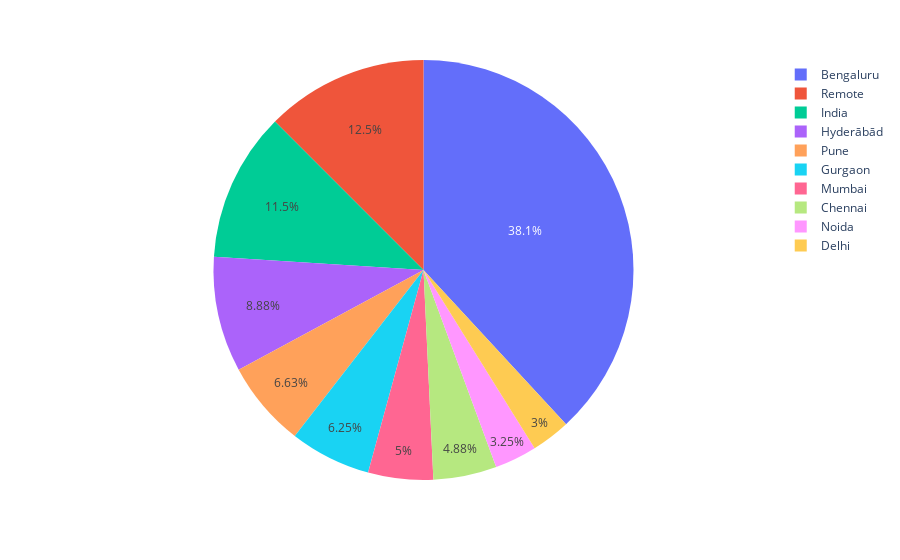

The notebook cell saved with this chart:
### Code cell
px.pie(data, values=data["location"].value_counts()[:10], names=data['location'].value_counts().index[:10])

### Figure 1 — Plotly figure (JSON) as saved in the notebook; plotly's stock layout.template omitted (floating-point values rounded to 4 significant figures)
{"data": [{"domain": {"x": [0, 1], "y": [0, 1]}, "hovertemplate": "label=%{label}<br>value=%{value}<extra></extra>", "labels": ["Bengaluru", "Remote", "India", "Hyderābād", "Pune", "Gurgaon", "Mumbai", "Chennai", "Noida", "Delhi"], "legendgroup": "", "name": "", "showlegend": true, "type": "pie", "values": [305, 100, 92, 71, 53, 50, 40, 39, 26, 24]}], "layout": {"legend": {"tracegroupgap": 0}, "margin": {"t": 60}}}
